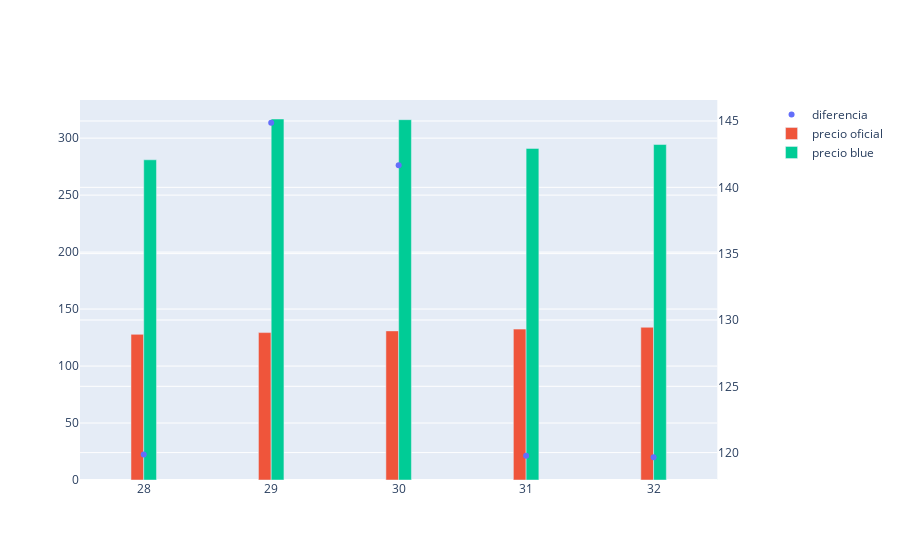

Notebook code for this chart:
### Code cell
fig = make_subplots(specs=[[{"secondary_y": True}]])
fig.add_trace(go.Scatter(x=df_semana.semana,y=df_semana.diferencia_semana_promedio,name='diferencia',mode='markers'),secondary_y=True)
fig.add_trace(go.Bar(x=df_semana.semana,y=df_semana.oficial_promedio,name='precio oficial',width=0.1),secondary_y=False)
fig.add_trace(go.Bar(x=df_semana.semana,y=df_semana.blue_promedio,name='precio blue',width=0.1),secondary_y=False)
fig.update_xaxes(
    rangebreaks=[
        { 'pattern': 'day of week', 'bounds': [6, 1]}
    ])
fig.update_layout(bargap=0.8,bargroupgap=0.0)
fig.show()
#,line=dict(color='black',width=2)

### Figure 1 — Plotly figure (JSON) as saved in the notebook; plotly's stock layout.template omitted (floating-point values rounded to 4 significant figures)
{"data": [{"mode": "markers", "name": "diferencia", "type": "scatter", "x": [29, 30, 28, 31, 32], "xaxis": "x", "y": [144.9, 141.7, 119.9, 119.8, 119.7], "yaxis": "y2"}, {"name": "precio oficial", "type": "bar", "width": 0.1, "x": [29, 30, 28, 31, 32], "xaxis": "x", "y": [129.4, 130.9, 127.8, 132.4, 134.0], "yaxis": "y"}, {"name": "precio blue", "type": "bar", "width": 0.1, "x": [29, 30, 28, 31, 32], "xaxis": "x", "y": [316.8, 316.2, 281, 291, 294.4], "yaxis": "y"}], "layout": {"bargap": 0.8, "bargroupgap": 0, "xaxis": {"anchor": "y", "domain": [0, 0.94], "rangebreaks": [{"bounds": [6, 1], "pattern": "day of week"}]}, "yaxis": {"anchor": "x", "domain": [0, 1]}, "yaxis2": {"anchor": "x", "overlaying": "y", "side": "right"}}}
